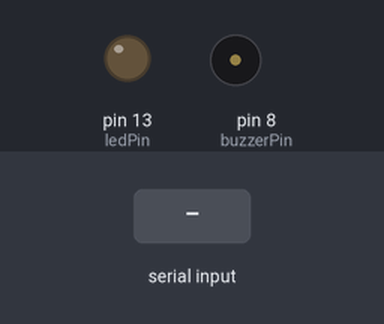
Simulated run of this sketch. Board: Arduino Uno, built with avr-gcc and run on an emulated ATmega328P. Parts: output pins drawn as LEDs (lit = HIGH), buzzer (waves = sounding, pin HIGH). Inputs (shaded band) come from the test bench.

Above: at 1.2 s.
1.3 s: "H" received over Serial
At 2.5 s:
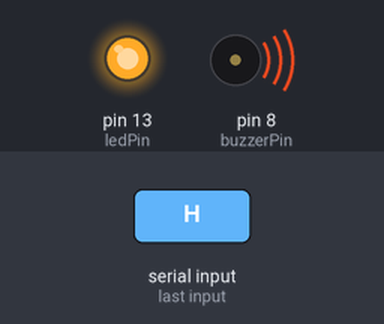
2.8 s: "L" received over Serial
At 3.6 s:
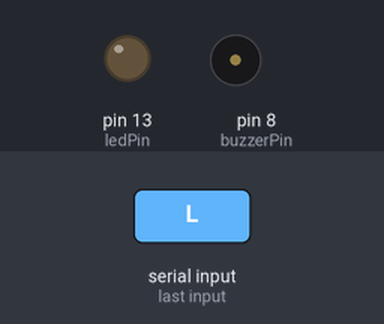
Timing chart, 0 to 5.8 s (numbered marks = the images above; inputs shaded):
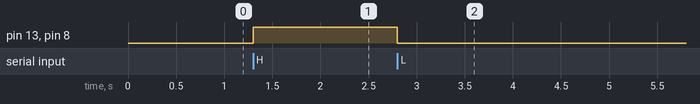

Measured:
- after the input at 1.3 s, pin 13 (ledPin), pin 8 (buzzerPin): LOW → HIGH at once
- after the input at 2.8 s, pin 13 (ledPin), pin 8 (buzzerPin): HIGH → LOW at once

The sketch:

sketch_oct25b.ino
```cpp
/*
  Project: AI Based Early Fire Detection System
  Hardware: Arduino Uno, Piezo Buzzer, Status LED
  Communication: Serial (9600 Baud)
*/

const int buzzerPin = 8; // Buzzer connected to digital pin 8
const int ledPin = 13;   // On-board LED or external warning LED

void setup() {
  // Initialize serial communication at 9600 baud rate
  Serial.begin(9600);

  // Set pin modes
  pinMode(buzzerPin, OUTPUT);
  pinMode(ledPin, OUTPUT);

  // Initial state: Off (Safe)
  digitalWrite(buzzerPin, LOW);
  digitalWrite(ledPin, LOW);
}

void loop() {
  // Check if data is available on the serial port
  if (Serial.available() > 0) {
    char command = Serial.read();

    // If Hazard 'H' is received from Python/Flask backend
    if (command == 'H') {
      digitalWrite(buzzerPin, HIGH); // Turn on buzzer
      digitalWrite(ledPin, HIGH);    // Turn on warning LED
    }
    // If Clear 'L' is received
    else if (command == 'L') {
      digitalWrite(buzzerPin, LOW);  // Turn off buzzer
      digitalWrite(ledPin, LOW);     // Turn off warning LED
    }
  }
}
```
